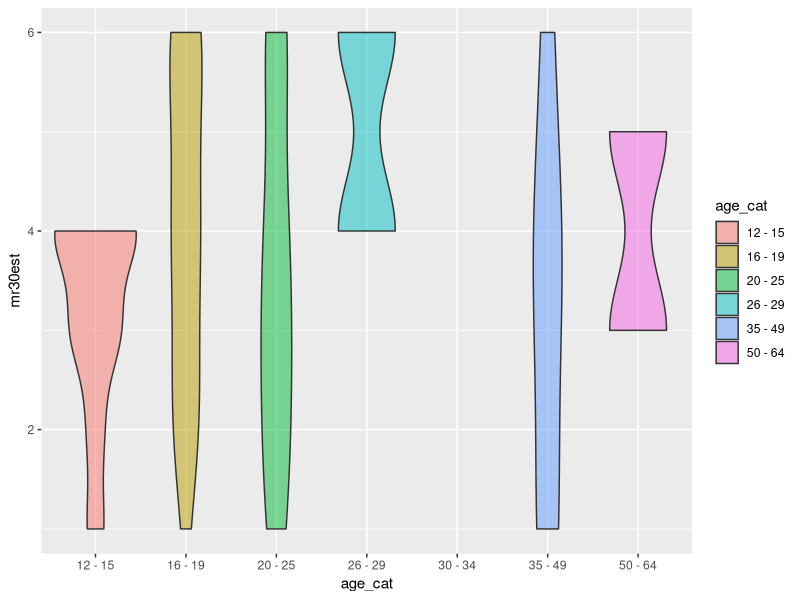

Source code (R):
## ---- chunk 1
library(tidyverse)
library(ggplot2)
library(ggridges)
## ---- chunk 2
#load("data/NSDUH_2019.RData")

#graph_boxplot = 
#PUF2019_100920 %>% 
#janitor::clean_names() %>% 
#select(questid2, filedate, age2, mr30est)

#write_csv(graph_boxplot, file = "data/boxplot_dataset.csv")
## ---- chunk 3
graph_boxplot = read_csv("data/graph_fendi_dataset.csv") %>% 
  filter(mr30est != 94 & mr30est != 97 & mr30est != 98 & mr30est != 99) %>% 
  mutate(mr30est = recode(mr30est, `91` = 0, `93` = 0))
## ---- chunk 4
graph_boxplot %>% 
  filter(mr30est != 0) %>% 
  mutate(
    age_cat = ifelse(age2 == 1 | age2 == 2 | age2 == 3 | age2 == 4, "12 - 15",
                     ifelse(age2 == 5 | age2 == 6 | age2 == 7 | age2 == 8, "16 - 19",
                            ifelse(age2 == 9 | age2 == 10 | age2 == 11 | age2 == 12, "20 - 25",
                                   ifelse(age2 == 13, "26 - 29", 
                                          ifelse(age2 == 14, "30 - 34", 
                                                 ifelse(age2 == 15, "35 - 49", 
                                                        ifelse(age2 == 16, "50 - 64", "older_than_65" )))))))) %>% 
  ggplot(aes(x = age_cat, y = mr30est)) +
  geom_violin(aes(fill = age_cat), alpha = .5)
  
  #ggplot(aes(x = age_cat , y = mr30est)) + geom_boxplot()
  
 # ggplot(aes(x = mr30est, y = age_cat)) +
 #  geom_density_ridges(scale = 0.85)
  
  
